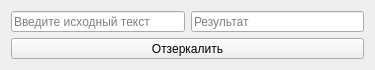
<?xml version="1.0" encoding="UTF-8"?>
<ui version="4.0">
 <class>Form</class>
 <widget class="QWidget" name="Form">
  <property name="geometry">
   <rect>
    <x>0</x>
    <y>0</y>
    <width>375</width>
    <height>70</height>
   </rect>
  </property>
  <property name="minimumSize">
   <size>
    <width>375</width>
    <height>70</height>
   </size>
  </property>
  <property name="maximumSize">
   <size>
    <width>375</width>
    <height>70</height>
   </size>
  </property>
  <property name="windowTitle">
   <string>Form</string>
  </property>
  <layout class="QVBoxLayout" name="verticalLayout">
   <item>
    <layout class="QHBoxLayout" name="horizontalLayout">
     <item>
      <widget class="QLineEdit" name="lineEditSource">
       <property name="placeholderText">
        <string>Введите исходный текст</string>
       </property>
      </widget>
     </item>
     <item>
      <widget class="QLineEdit" name="lineEditResult">
       <property name="readOnly">
        <bool>true</bool>
       </property>
       <property name="placeholderText">
        <string>Результат</string>
       </property>
      </widget>
     </item>
    </layout>
   </item>
   <item>
    <widget class="QPushButton" name="pushButton">
     <property name="text">
      <string>Отзеркалить</string>
     </property>
    </widget>
   </item>
  </layout>
 </widget>
 <resources/>
 <connections/>
</ui>
